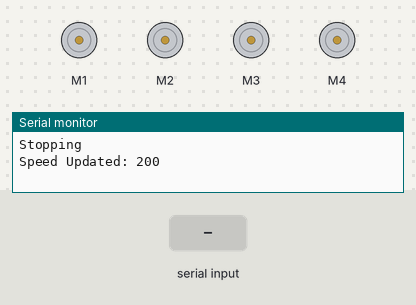
Recording of a sketch running on a simulated ESP32. Shown: 4 × DC motor (green arrow = forward, orange = backward, longer = faster), the last lines printed to the serial monitor. The inputs (shaded band) are chosen by the test bench.

Above: at 1.2 s.
1.3 s: "F\n" received over Serial
At 1.4 s:
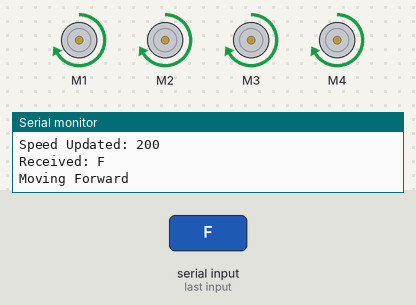
3.0 s: "B\n" received over Serial
At 3.1 s:
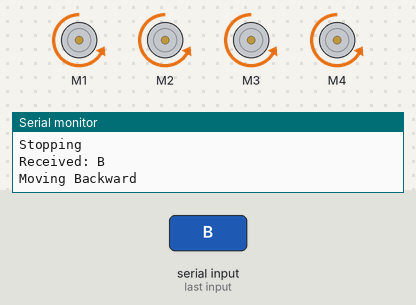
4.7 s: "L\n" received over Serial
At 4.8 s:
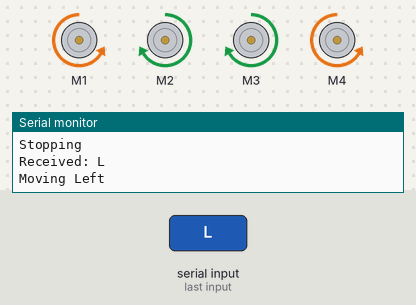
6.4 s: "R\n" received over Serial
At 6.5 s:
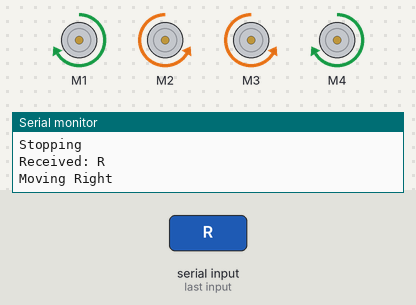
8.1 s: "FL\n" received over Serial
At 8.2 s:
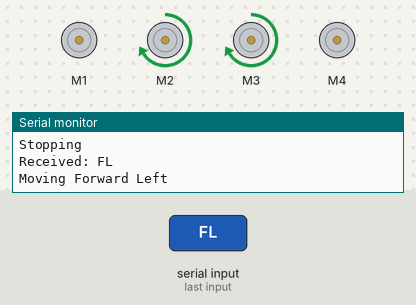
9.8 s: "FR\n" received over Serial
At 9.9 s:
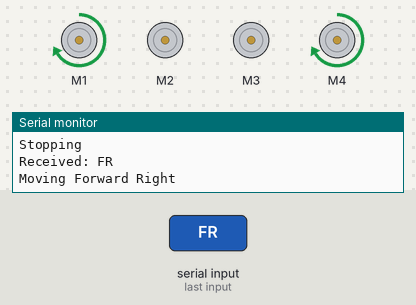
Timing chart, 0 to 12.5 s (numbered marks = the images above; inputs shaded):
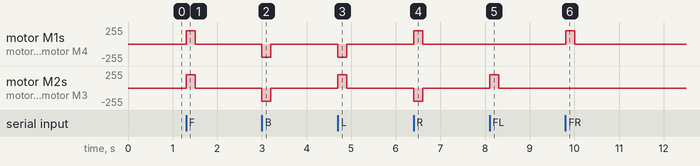

Measured:
- after the input at 1.3 s, motor M1–4: stopped → forward 200/255 at once, → stopped 0.20 s later
- after the input at 3.0 s, motor M1–4: stopped → backward 200/255 at once, → stopped 0.20 s later
- after the input at 4.7 s, motor M1, motor M4: stopped → backward 200/255 at once, → stopped 0.20 s later; motor M2, motor M3: stopped → forward 200/255 at once, → stopped 0.20 s later
- after the input at 6.4 s, motor M1, motor M4: stopped → forward 200/255 at once, → stopped 0.20 s later; motor M2, motor M3: stopped → backward 200/255 at once, → stopped 0.20 s later
- after the input at 8.1 s, motor M2, motor M3: stopped → forward 200/255 at once, → stopped 0.20 s later
- after the input at 9.8 s, motor M1, motor M4: stopped → forward 200/255 at once, → stopped 0.20 s later

The sketch:

slaveESP32.ino
```cpp
#include <Arduino.h>
#include <AFMotor.h>

AF_DCMotor motorFrontLeft(1);
AF_DCMotor motorFrontRight(2);
AF_DCMotor motorBackLeft(3);
AF_DCMotor motorBackRight(4);

int initial_speed = 200;
long lastCommandTime = 0; // Stores the last time a valid command was received
bool moving = false; // Tracks if the car is currently moving

void setup() {
  Serial.begin(9600);
  while (!Serial);
  stopCar();
  updateSpeed(initial_speed);
}

void loop() {
  if (Serial.available()) {
    String message = Serial.readStringUntil('\n');
    message.trim(); // Remove any leading or trailing whitespace/newlines
    Serial.println("Received: " + message);

    if (message == "F") {
      moveForward();
      moving = true;
    } else if (message == "S") {
      stopCar();
      moving = false;
    } else if (message == "B") {
      moveBackward();
      moving = true;
    } else if (message == "L") {
      moveLeft();
      moving = true;
    } else if (message == "R") {
      moveRight();
      moving = true;
    } else if (message == "FL") {
      moveFrontLeft();
      moving = true;
    } else if (message == "FR") {
      moveFrontRight();
      moving = true;
    } else if (message == "BL") {
      moveBackLeft();
      moving = true;
    } else if (message == "BR") {
      moveBackRight();
      moving = true;
    } else if (message == "TL") {
      turnLeft();
      moving = true;
    } else if (message == "TR") {
      turnRight();
      moving = true;
    } else if (message == "RL") {
      roundLeft();
      moving = true;
    } else if (message == "RR") {
      roundRight();
      moving = true;
    } else if (message.startsWith("Update_")) {
      int speed = message.substring(7).toInt();
      updateSpeed(speed);
      Serial.println("Speed Updated: " + String(speed));
      return; // Avoid resetting lastCommandTime, since speed update is not a movement command
    }

    lastCommandTime = millis(); // Update the last command received time
  }

  // Stop the car if no command is received for more than 200ms
  if (moving && (millis() - lastCommandTime > 200)) {
    stopCar();
    moving = false;
  }
}

// Movement functions
void moveForward() {
  motorFrontLeft.run(FORWARD);
  motorFrontRight.run(FORWARD);
  motorBackLeft.run(FORWARD);
  motorBackRight.run(FORWARD);
  Serial.println("Moving Forward");
}

void moveBackward() {
  motorFrontLeft.run(BACKWARD);
  motorFrontRight.run(BACKWARD);
  motorBackLeft.run(BACKWARD);
  motorBackRight.run(BACKWARD);
  Serial.println("Moving Backward");
}

void moveLeft() {
  motorFrontLeft.run(BACKWARD);
  motorFrontRight.run(FORWARD);
  motorBackLeft.run(FORWARD);
  motorBackRight.run(BACKWARD);
  Serial.println("Moving Left");
}

void moveRight() {
  motorFrontLeft.run(FORWARD);
  motorFrontRight.run(BACKWARD);
  motorBackLeft.run(BACKWARD);
  motorBackRight.run(FORWARD);
  Serial.println("Moving Right");
}

void moveFrontLeft() {
  motorFrontLeft.run(RELEASE);
  motorFrontRight.run(FORWARD);
  motorBackLeft.run(FORWARD);
  motorBackRight.run(RELEASE);
  Serial.println("Moving Forward Left");
}

void moveFrontRight() {
  motorFrontLeft.run(FORWARD);
  motorFrontRight.run(RELEASE);
  motorBackLeft.run(RELEASE);
  motorBackRight.run(FORWARD);
  Serial.println("Moving Forward Right");
}

void moveBackLeft() {
  motorFrontLeft.run(BACKWARD);
  motorFrontRight.run(RELEASE);
  motorBackLeft.run(RELEASE);
  motorBackRight.run(BACKWARD);
  Serial.println("Moving Back Left");
}

void moveBackRight() {
  motorFrontLeft.run(RELEASE);
  motorFrontRight.run(BACKWARD);
  motorBackLeft.run(BACKWARD);
  motorBackRight.run(RELEASE);
  Serial.println("Moving Back Right");
}

void turnLeft() {
  motorFrontLeft.run(BACKWARD);
  motorFrontRight.run(BACKWARD);
  motorBackLeft.run(FORWARD);
  motorBackRight.run(FORWARD);
  Serial.println("Turning Left");
}

void turnRight() {
  motorFrontLeft.run(FORWARD);
  motorFrontRight.run(FORWARD);
  motorBackLeft.run(BACKWARD);
  motorBackRight.run(BACKWARD);
  Serial.println("Turning Right");
}

void roundLeft() {
  motorFrontLeft.run(BACKWARD);
  motorFrontRight.run(FORWARD);
  motorBackLeft.run(RELEASE);
  motorBackRight.run(RELEASE);
  Serial.println("Rounding Left");
}

void roundRight() {
  motorFrontLeft.run(FORWARD);
  motorFrontRight.run(BACKWARD);
  motorBackLeft.run(RELEASE);
  motorBackRight.run(RELEASE);
  Serial.println("Rounding Right");
}

void stopCar() {
  motorFrontLeft.run(RELEASE);
  motorFrontRight.run(RELEASE);
  motorBackLeft.run(RELEASE);
  motorBackRight.run(RELEASE);
  Serial.println("Stopping");
}

void updateSpeed(int Speed) {
  motorFrontLeft.setSpeed(Speed);
  motorFrontRight.setSpeed(Speed);
  motorBackLeft.setSpeed(Speed);
  motorBackRight.setSpeed(Speed);
  Serial.println("Speed Updated: " + String(Speed));
}
```
